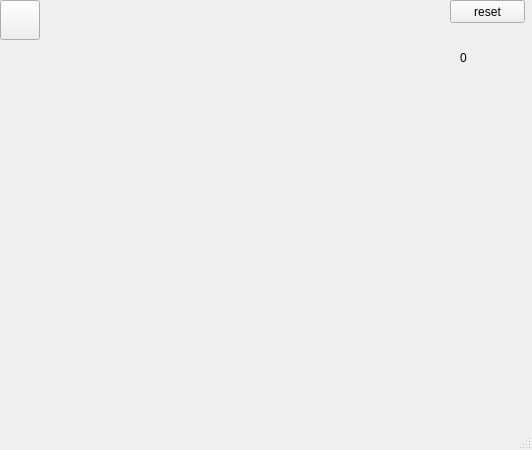
<?xml version="1.0" encoding="UTF-8"?>
<ui version="4.0">
 <class>MainWindow</class>
 <widget class="QMainWindow" name="MainWindow">
  <property name="geometry">
   <rect>
    <x>0</x>
    <y>0</y>
    <width>532</width>
    <height>450</height>
   </rect>
  </property>
  <property name="windowTitle">
   <string>MainWindow</string>
  </property>
  <widget class="QWidget" name="centralwidget">
   <widget class="QPushButton" name="pb1">
    <property name="geometry">
     <rect>
      <x>0</x>
      <y>0</y>
      <width>40</width>
      <height>40</height>
     </rect>
    </property>
    <property name="toolTip">
     <string>0,1</string>
    </property>
    <property name="text">
     <string/>
    </property>
    <property name="icon">
     <iconset>
      <normaloff>0.png</normaloff>0.png</iconset>
    </property>
    <property name="iconSize">
     <size>
      <width>40</width>
      <height>40</height>
     </size>
    </property>
   </widget>
   <widget class="QPushButton" name="pb">
    <property name="geometry">
     <rect>
      <x>450</x>
      <y>0</y>
      <width>75</width>
      <height>23</height>
     </rect>
    </property>
    <property name="text">
     <string>reset</string>
    </property>
   </widget>
   <widget class="QLabel" name="lbl">
    <property name="geometry">
     <rect>
      <x>460</x>
      <y>50</y>
      <width>56</width>
      <height>16</height>
     </rect>
    </property>
    <property name="text">
     <string>0</string>
    </property>
   </widget>
  </widget>
  <widget class="QMenuBar" name="menubar">
   <property name="geometry">
    <rect>
     <x>0</x>
     <y>0</y>
     <width>532</width>
     <height>21</height>
    </rect>
   </property>
  </widget>
  <widget class="QStatusBar" name="statusbar"/>
 </widget>
 <resources/>
 <connections/>
</ui>
